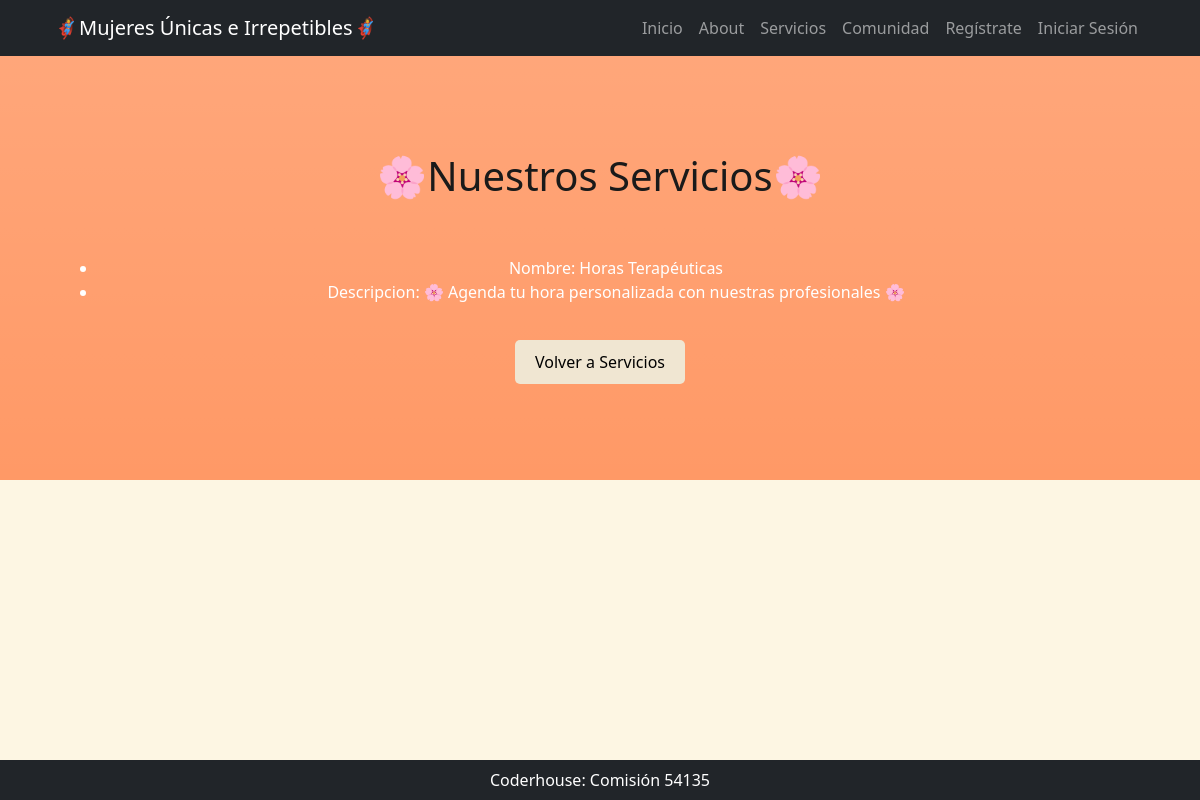
The page /servicios/detalleservicio/1 on the database as committed earlier.
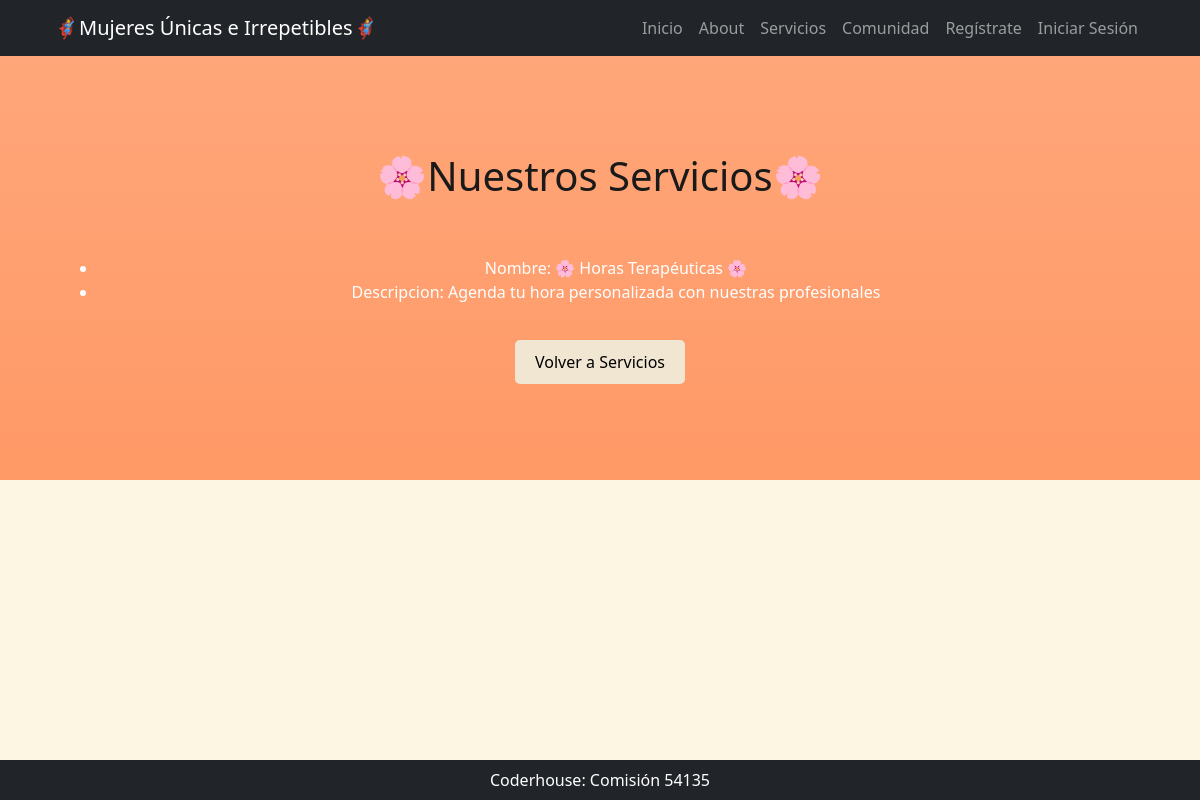
The same page on the database as committed later.
### servicios/models.py (models this page shows, shortened)
class Servicios(models.Model):
    nombre = models.CharField(max_length=200, unique=True)
    descripcion = models.CharField(max_length=300, verbose_name="descripción")
    valor = models.FloatField()
    class Meta:
        verbose_name = "Nuestros Servicios"
        verbose_name_plural = "Nuestros Servicios"

### servicios/views.py (the view)
# urls.py: path('detalleservicio/<int:pk>', views.servicios_detalle, name="servicios_detalle"),
def servicios_detalle(request, pk: int):
    query = models.Servicios.objects.get(id=pk)
    return render(request, "servicios/detalleservicio.html", {"servicio": query})

### servicios/templates/servicios/detalleservicio.html
{% extends 'core/base.html' %}
{% load static %}
{% block titulo %}
  <h1 style="color: #1a1a1a;">🌸Nuestros Servicios🌸</h1>
  <br>
{% endblock titulo %}
{% block contenido %}
    <div class="container mt-4">
        <ul>
            <li> Nombre: {{servicio.nombre}} </li>
            <li> Descripcion: {{servicio.descripcion}}</li>
        </ul>
        <div>
          <button style="margin-top: 20px; background-color: #f0e6d2; border: none; padding: 10px 20px; border-radius: 5px;">
              <a href="{% url 'servicios:home' %}" style="text-decoration: none; color: black;">Volver a Servicios</a>
          </button>
      </div>
{% endblock contenido %}

Rows that differ between the two databases and show on the page:
changed Servicios: nombre "Horas Terapéuticas" → "🌸 Horas Terapéuticas 🌸"; descripcion "🌸 Agenda tu hora personalizada con nuestras profesionales 🌸" → "Agenda tu hora personalizada con nuestras profesionales"
